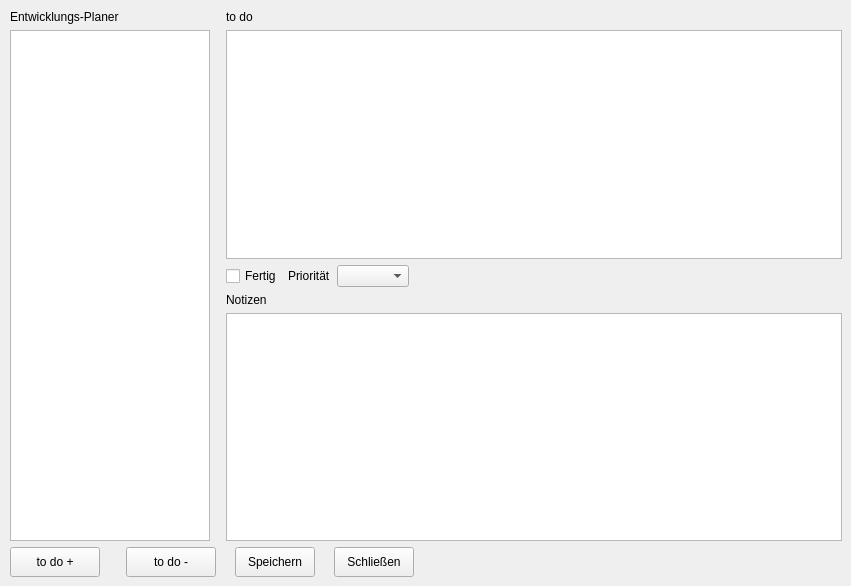
  <widget class="QWidget" name="tab_7">
   <attribute name="title">
    <string>Entwicklungsplaner</string>
   </attribute>
   <widget class="QWidget" name="layoutWidget">
    <property name="geometry">
     <rect>
      <x>10</x>
      <y>10</y>
      <width>832</width>
      <height>567</height>
     </rect>
    </property>
    <layout class="QVBoxLayout" name="verticalLayout_63">
     <item>
      <layout class="QHBoxLayout" name="horizontalLayout_38">
       <item>
        <layout class="QVBoxLayout" name="verticalLayout_41">
         <item>
          <widget class="QLabel" name="label_18">
           <property name="text">
            <string>Entwicklungs-Planer</string>
           </property>
          </widget>
         </item>
         <item>
          <widget class="QListWidget" name="meentwi_items">
           <property name="minimumSize">
            <size>
             <width>200</width>
             <height>500</height>
            </size>
           </property>
           <property name="maximumSize">
            <size>
             <width>200</width>
             <height>16777215</height>
            </size>
           </property>
          </widget>
         </item>
        </layout>
       </item>
       <item>
        <spacer name="horizontalSpacer_25">
         <property name="orientation">
          <enum>Qt::Horizontal</enum>
         </property>
         <property name="sizeType">
          <enum>QSizePolicy::Fixed</enum>
         </property>
         <property name="sizeHint" stdset="0">
          <size>
           <width>10</width>
           <height>20</height>
          </size>
         </property>
        </spacer>
       </item>
       <item>
        <layout class="QVBoxLayout" name="verticalLayout_54">
         <item>
          <layout class="QVBoxLayout" name="verticalLayout_40">
           <item>
            <widget class="QLabel" name="label_19">
             <property name="text">
              <string>to do</string>
             </property>
            </widget>
           </item>
           <item>
            <widget class="QTextBrowser" name="textBrowser_2">
             <property name="minimumSize">
              <size>
               <width>600</width>
               <height>0</height>
              </size>
             </property>
            </widget>
           </item>
          </layout>
         </item>
         <item>
          <layout class="QHBoxLayout" name="horizontalLayout_37">
           <item>
            <widget class="QCheckBox" name="checkBox">
             <property name="text">
              <string>Fertig</string>
             </property>
            </widget>
           </item>
           <item>
            <layout class="QHBoxLayout" name="horizontalLayout_27">
             <item>
              <widget class="QLabel" name="label_21">
               <property name="text">
                <string>Priorität</string>
               </property>
              </widget>
             </item>
             <item>
              <widget class="QComboBox" name="comboBox_5"/>
             </item>
             <item>
              <spacer name="horizontalSpacer_23">
               <property name="orientation">
                <enum>Qt::Horizontal</enum>
               </property>
               <property name="sizeHint" stdset="0">
                <size>
                 <width>40</width>
                 <height>20</height>
                </size>
               </property>
              </spacer>
             </item>
            </layout>
           </item>
          </layout>
         </item>
         <item>
          <layout class="QVBoxLayout" name="verticalLayout_39">
           <item>
            <widget class="QLabel" name="label_20">
             <property name="text">
              <string>Notizen</string>
             </property>
            </widget>
           </item>
           <item>
            <widget class="QTextBrowser" name="textBrowser">
             <property name="minimumSize">
              <size>
               <width>600</width>
               <height>0</height>
              </size>
             </property>
            </widget>
           </item>
          </layout>
         </item>
        </layout>
       </item>
      </layout>
     </item>
     <item>
      <layout class="QHBoxLayout" name="horizontalLayout_47">
       <item>
        <widget class="QPushButton" name="meani_neu_item_2">
         <property name="minimumSize">
          <size>
           <width>90</width>
           <height>30</height>
          </size>
         </property>
         <property name="maximumSize">
          <size>
           <width>90</width>
           <height>30</height>
          </size>
         </property>
         <property name="text">
          <string>to do +</string>
         </property>
        </widget>
       </item>
       <item>
        <spacer name="horizontalSpacer_52">
         <property name="orientation">
          <enum>Qt::Horizontal</enum>
         </property>
         <property name="sizeType">
          <enum>QSizePolicy::Fixed</enum>
         </property>
         <property name="sizeHint" stdset="0">
          <size>
           <width>20</width>
           <height>20</height>
          </size>
         </property>
        </spacer>
       </item>
       <item>
        <widget class="QPushButton" name="meani_entfernen_item_2">
         <property name="minimumSize">
          <size>
           <width>90</width>
           <height>30</height>
          </size>
         </property>
         <property name="maximumSize">
          <size>
           <width>90</width>
           <height>30</height>
          </size>
         </property>
         <property name="text">
          <string>to do -</string>
         </property>
         <property name="autoRepeatDelay">
          <number>300</number>
         </property>
         <property name="autoRepeatInterval">
          <number>100</number>
         </property>
        </widget>
       </item>
       <item>
        <spacer name="horizontalSpacer_53">
         <property name="orientation">
          <enum>Qt::Horizontal</enum>
         </property>
         <property name="sizeType">
          <enum>QSizePolicy::Fixed</enum>
         </property>
         <property name="sizeHint" stdset="0">
          <size>
           <width>13</width>
           <height>20</height>
          </size>
         </property>
        </spacer>
       </item>
       <item>
        <widget class="QPushButton" name="pushButton_8">
         <property name="minimumSize">
          <size>
           <width>80</width>
           <height>30</height>
          </size>
         </property>
         <property name="maximumSize">
          <size>
           <width>80</width>
           <height>30</height>
          </size>
         </property>
         <property name="text">
          <string>Speichern</string>
         </property>
        </widget>
       </item>
       <item>
        <spacer name="horizontalSpacer_54">
         <property name="orientation">
          <enum>Qt::Horizontal</enum>
         </property>
         <property name="sizeType">
          <enum>QSizePolicy::Fixed</enum>
         </property>
         <property name="sizeHint" stdset="0">
          <size>
           <width>13</width>
           <height>20</height>
          </size>
         </property>
        </spacer>
       </item>
       <item>
        <widget class="QPushButton" name="meani_schliessen_2">
         <property name="minimumSize">
          <size>
           <width>80</width>
           <height>30</height>
          </size>
         </property>
         <property name="maximumSize">
          <size>
           <width>80</width>
           <height>30</height>
          </size>
         </property>
         <property name="text">
          <string>Schließen</string>
         </property>
        </widget>
       </item>
       <item>
        <spacer name="horizontalSpacer_56">
         <property name="orientation">
          <enum>Qt::Horizontal</enum>
         </property>
         <property name="sizeHint" stdset="0">
          <size>
           <width>40</width>
           <height>20</height>
          </size>
         </property>
        </spacer>
       </item>
      </layout>
     </item>
    </layout>
   </widget>
  </widget>
